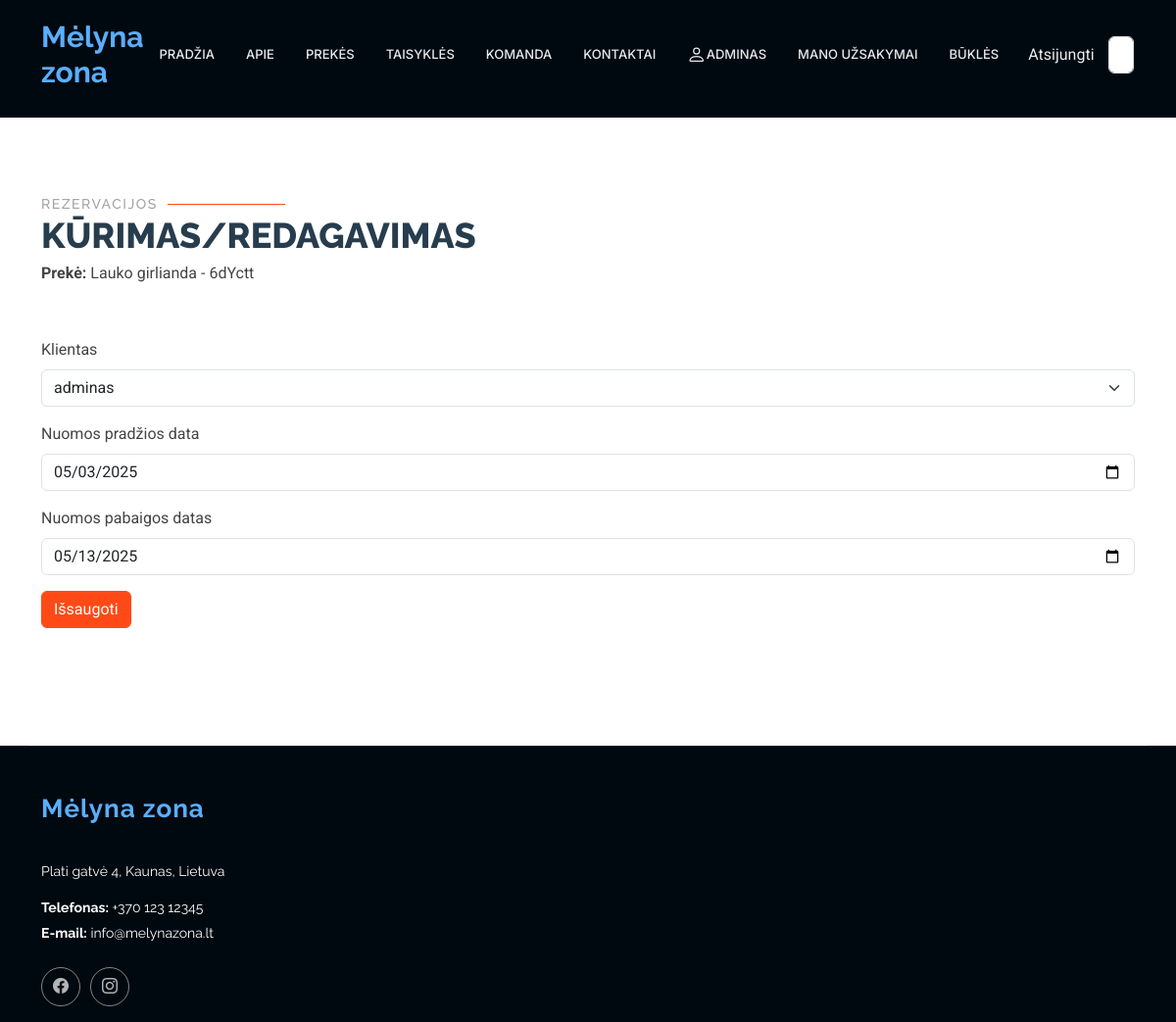
Before: /rent/reservation/15/22/update/ (signed in) with the older database file.
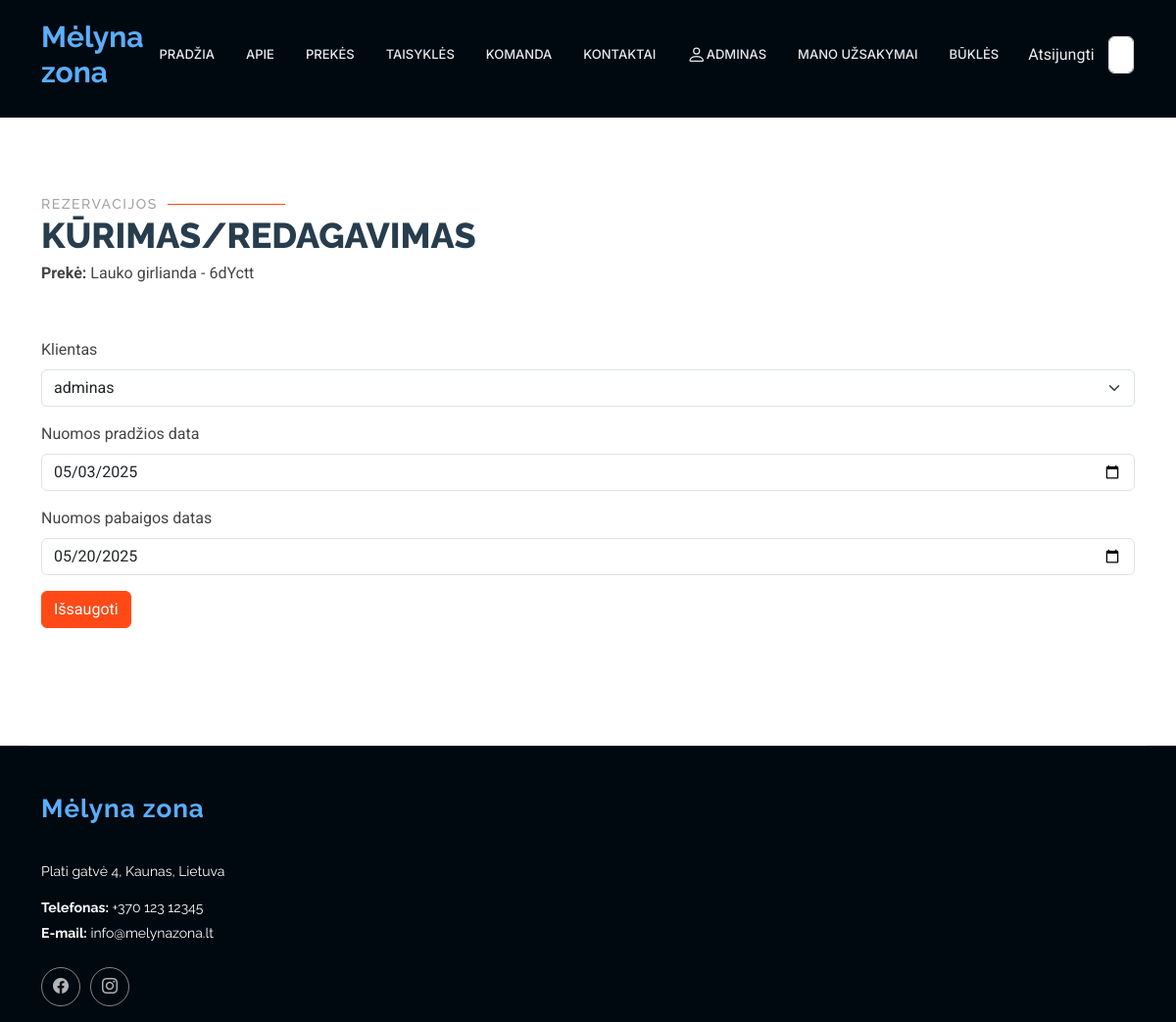
After: the same page with the newer database file.
### rent/models.py (models this page shows, shortened)
class Reservation(models.Model):
    status = models.ForeignKey(Status, on_delete=models.CASCADE, related_name='reservations_status',null=True, blank=True)
    start_date = models.DateField(verbose_name="Nuomos pradžios data", null=True, blank=True)
    end_date = models.DateField(verbose_name="Nuomos pabaigos datas", null=True, blank=True)
    customer = models.ForeignKey(User, on_delete=models.SET_NULL, null=True, blank=True, verbose_name="Klientas")
    class Meta:
        verbose_name = "Rezervacija"
        verbose_name_plural = "Rezervacijos"
        ordering = ['start_date']

### rent/views.py (the view, shortened to what this page needs)
# urls.py: path('reservation/<int:status_pk>/<int:pk>/update/', views.ReservationUpdateView.as_view(), name='reservation_update'),
class ReservationUpdateView(LoginRequiredMixin, UserPassesTestMixin, generic.UpdateView):
    model = Reservation
    template_name = "reservation_form.html"
    form_class = ReservationCreateUpdateForm
    def get_object(self, queryset=None):
        try:
            return Reservation.objects.get(pk=self.kwargs['pk'])
        except Reservation.DoesNotExist:
            raise Http404("Rezervacija nerasta")
    def get_context_data(self, **kwargs):
        context = super().get_context_data(**kwargs)
        reservation = self.get_object() # Gauti rezervacijos objektą
        status = reservation.status # Gauti susijusį Status objektą per užsienio raktą
        context['status'] = status
        context['product_name'] = status.product.name if status.product else "Produkto pavadinimas nerastas"
        return context
    def test_func(self):
        return self.request.user.profile.is_employee

### rent/forms.py
class ReservationCreateUpdateForm(forms.ModelForm):
    class Meta:
        model = Reservation
        fields = ['customer', 'start_date', 'end_date']
        widgets = {'start_date': DateInput(), 'end_date': DateInput()}

### rent/templates/reservation_form.html (shortened to what this page needs)
{% extends "base2.html" %}
{% load i18n %}
{% load static %}
{% block "content" %}
<section id="registration" class="contact section">
    <div class="container section-title" data-aos="fade-up">
        <h2>Rezervacijos</h2>
        <p>Kūrimas/redagavimas</p>
    <div class="content-section">
              <div><strong>Prekė: </strong>{{ product_name }} - {{ status.uuid|slice:":6" }}</div>
        <p><br></p>
        <form method="POST">
            {% load crispy_forms_tags %}
            {{ form|crispy }}
            <div class="form-group">
                <button class="btn btn-outline text-white" style="background-color: #ff4a17; border-color: #ff4a17;" type="submit">Išsaugoti</button>
            </div>
        </form>
    </div>
    </div>
</section>
{% endblock %}

Changed rows visible on the page:
changed Reservation "adminas": end_date "05/13/2025" → "05/20/2025"
